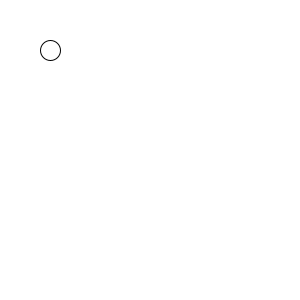
Frame 1 (no input)
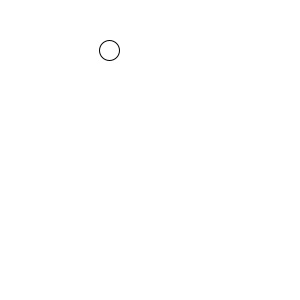
Frame 60 (the mouse pressed at the canvas centre just before this capture)
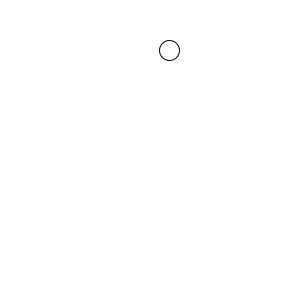
Frame 120 (the mouse held since frame 60 and released just before this capture)

The Processing sketch that drew these frames (run headless with seeded random() and noise(); from frame 60 on, the mouse is pressed at the canvas centre):

// Processing sketch: ex9_slide_circle_clearBackground
// ── ex9_slide_circle_clearBackground.pde
int x = 50;

void setup() {
  size(300,300);
  background(255);
}

void draw() {
  background(255);
  ellipse(x,50,20,20);
  x = x + 1;
}
 
